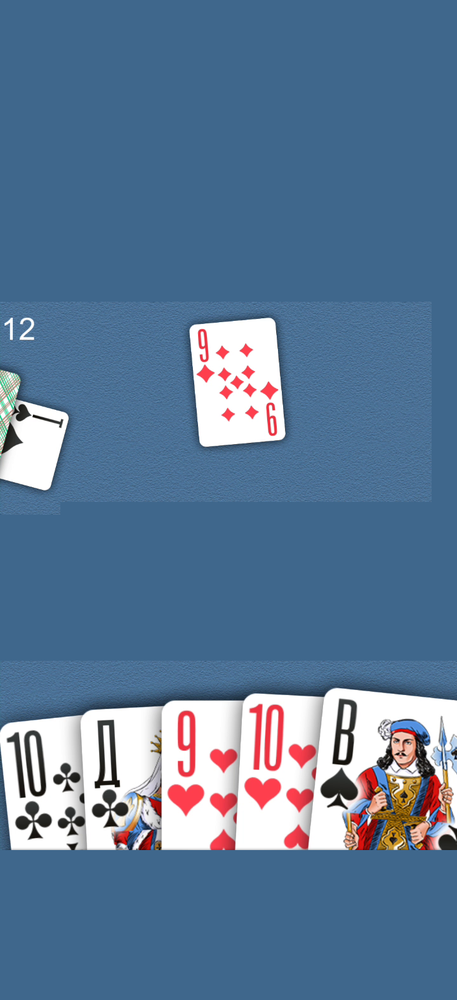
#> input picture durak-lens/app/src/test/resources/vision/02.png, 457 x 1000 px, shrunk from 720 x 1574 before the run
$ python pseudo_label.py ../durak-lens/app/src/test/resources/vision out.png
#> lines starting #> are read from the running program, lines starting #| are printed output that depends on the picture; after the words box and inside, x2 and y2 are one past the last pixel; in counts of white or black regions, pixels touching at a corner belong together
#> in main, image is the input picture: shape (1000, 457, 3); mean B, G, R 150.7, 120.8, 92.3
from __future__ import annotations

import argparse
import math
from pathlib import Path

import cv2
import numpy as np


def dist(a, b):
    return math.hypot(a[0] - b[0], a[1] - b[1])


def norm(v):
    d = math.hypot(v[0], v[1])
    return (v[0] / d, v[1] / d) if d > 1e-6 else (0.0, 0.0)


def dot(a, b):
    return a[0] * b[0] + a[1] * b[1]


def white_fraction(mask, cx, cy, radius):
    h, w = mask.shape
    x1 = max(0, int(cx - radius)); x2 = min(w, int(cx + radius + 1))
    y1 = max(0, int(cy - radius)); y2 = min(h, int(cy + radius + 1))
    if x2 <= x1 or y2 <= y1:
        return 0.0
    return float((mask[y1:y2, x1:x2] > 0).mean())


def pseudo_label(image: np.ndarray):
    """Return a conservative 3-class mask or None.

    This is only a bootstrap tool. It deliberately rejects ambiguous frames.
    Human-reviewed real masks remain the source of truth for final fine-tuning.
    """
    h, w = image.shape[:2]
#> h = 1000; w = 457
    x = int(w * 0.1787); y = int(h * 0.2080)
#> after `x = int(w * 0.1787)`: x = 81
#> after `y = int(h * 0.208)`: y = 208
    right = int(w * 0.8215); bottom = int(h * 0.9410)
#> after `right = int(w * 0.8215)`: right = 375
#> after `bottom = int(h * 0.941)`: bottom = 941
    roi = image[y:bottom, x:right]
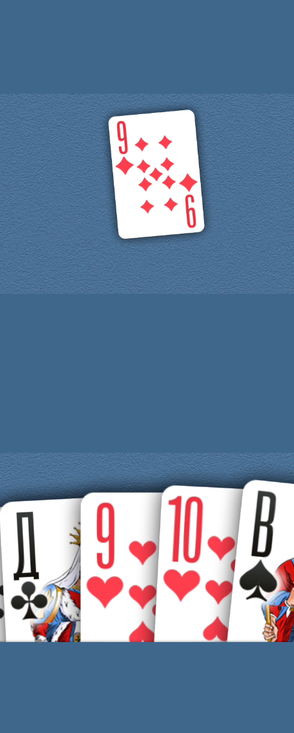
#> roi: shape (733, 294, 3); mean B, G, R 157.2, 129.6, 107.3
    rh, rw = roi.shape[:2]
#> rh = 733; rw = 294
    if rw < 250 or rh < 150:
        return None

    hsv = cv2.cvtColor(roi, cv2.COLOR_BGR2HSV)
#> hsv: shape (733, 294, 3); mean H, S, V 89.4, 109.9, 163.7
    white = cv2.inRange(hsv, (0, 0, 150), (179, 85, 255))
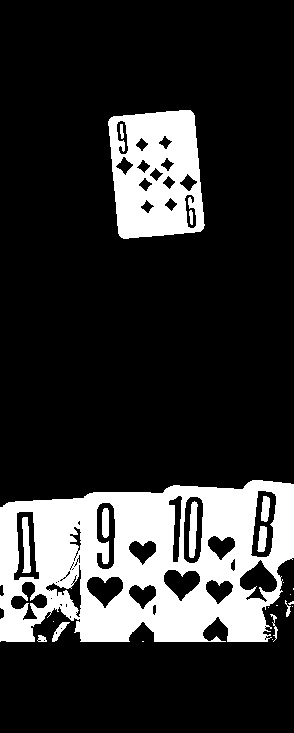
#> white: shape (733, 294); 19.4% white; 23 white regions (10 under 20 px), largest, box (x1, y1, x2, y2) and area: (0, 480, 294, 642) 30927, (108, 110, 205, 239) 9198, (189, 501, 198, 558) 370
    border = max(4, int(rw * 0.008))
#> border = 4
    cv2.rectangle(white, (0, 0), (rw - 1, rh - 1), 0, border)
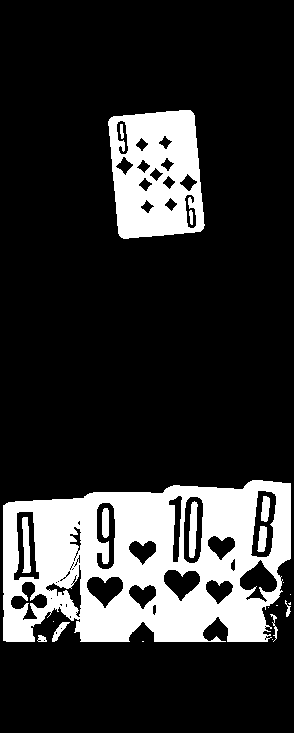
#> white: shape (733, 294); 19.1% white; 21 white regions (8 under 20 px), largest, box (x1, y1, x2, y2) and area: (3, 480, 291, 642) 30360, (108, 110, 205, 239) 9198, (189, 501, 198, 558) 370

    lines = cv2.HoughLinesP(
        white, 1, np.pi / 360.0,
        threshold=18,
        minLineLength=max(35, int(rw * 0.045)),
        maxLineGap=12,
    )
#> lines = 400 rows, first 6: [33, 500, 290, 604], [3, 592, 289, 483], [69, 618, 262, 611], [70, 619, 288, 615], [3, 629, 29, 558], [159, 493, 169, 641]
    if lines is None:
        return None

    segs = []
    for raw in lines[:, 0]:
        p1 = (float(raw[0]), float(raw[1]))
        p2 = (float(raw[2]), float(raw[3]))
        length = dist(p1, p2)
        if length > rw * 0.04:
            segs.append((p1, p2, length))
#> this loop made 400 passes
#> (p1, p2, length) on passes 1 to 3: ((33, 500), (290, 604), 277.2), ((3, 592), (289, 483), 306.1), ((69, 618), (262, 611), 193.1)
#> after the loop, segs = 400 items
    segs.sort(key=lambda s: s[2], reverse=True)
    segs = segs[:50]
#> segs = 50 items

    best = None
    best_score = -1e18
    for seg in segs[:15]:
        if seg[2] < rw * 0.18:
            continue
        for junction, other_end in ((seg[0], seg[1]), (seg[1], seg[0])):
            local = white_fraction(white, junction[0], junction[1], max(12, int(rw * 0.022)))
            if local < 0.04:
                continue

            search = max(10, int(rw * 0.025))
            sample_r = max(5, int(rw * 0.008))
            solid = 0.0
            for yy in range(int(junction[1] - search), int(junction[1] + search) + 1, 4):
                for xx in range(int(junction[0] - search), int(junction[0] + search) + 1, 4):
                    solid = max(solid, white_fraction(white, xx, yy, sample_r))
            # A filled white cue ball is rejected; the contact ring is hollow.
            if solid > 0.82:
                continue

            score = seg[2] + local * rw * 0.30 - solid * rw * 0.20
            if score > best_score:
                best_score = score
                best = (seg, junction, other_end)
#> this loop made 15 passes
#> seg on passes 3 to 14: ((3, 591), (284, 483), 301), ((3, 596), (284, 488), 301), ((3, 586), (281, 482), 296.8), ((4, 589), (281, 483), 296.6), ((3, 514), (265, 641), 291.2), ((3, 506), (290, 547), 289.9), ((3, 578), (276, 482), 289.4), ((3, 571), (272, 481), 283.7), ((3, 565), (270, 481), 279.9), ((3, 564), (268, 481), 277.7), ((33, 500), (290, 604), 277.2), ((3, 570), (265, 483), 276.1)
#> seg on passes 1 to 2: ((3, 592), (289, 483), 306.1), ((4, 593), (289, 484), 305.1)

    if best is None:
        return None

    incoming_seg, junction, other_end = best
    incoming = norm((junction[0] - other_end[0], junction[1] - other_end[1]))
    branches = []
    for seg in segs:
        if seg is incoming_seg or seg[2] > rw * 0.14 or seg[2] < rw * 0.012:
            continue
        d1 = dist(seg[0], junction); d2 = dist(seg[1], junction)
        if min(d1, d2) > rw * 0.04:
            continue
        near, far = (seg[0], seg[1]) if d1 <= d2 else (seg[1], seg[0])
        outward = norm((far[0] - junction[0], far[1] - junction[1]))
        if dot(outward, incoming) < -0.35:
            continue
        if dist(far, junction) < rw * 0.015:
            continue
        quality = seg[2] - min(d1, d2) * 0.30
        branches.append((quality, near, far, outward))
#> this loop made 50 passes

    branches.sort(key=lambda b: b[0], reverse=True)
    kept = []
    for branch in branches:
        duplicate = False
        for old in kept:
            cosine = max(-1.0, min(1.0, dot(branch[3], old[3])))
            angle = math.degrees(math.acos(cosine))
            if angle < 8.0:
                duplicate = True
                break
        if not duplicate:
            kept.append(branch)
        if len(kept) == 2:
            break
#> this loop made 0 passes

    if not kept:
        return None

    result = np.zeros((h, w), np.uint8)
    thickness = max(3, int(rw * 0.004))

    def gp(p):
        return (int(round(p[0] + x)), int(round(p[1] + y)))

    cv2.line(result, gp(other_end), gp(junction), 1, thickness, cv2.LINE_8)
    for _, near, far, _ in kept:
        cv2.line(result, gp(near), gp(far), 1, thickness, cv2.LINE_8)
    ring_r = max(10, int(rw * 0.016))
    cv2.circle(result, gp(junction), ring_r, 2, thickness, cv2.LINE_8)
    return result


def main() -> None:
    ap = argparse.ArgumentParser()
    ap.add_argument("images", type=Path)
    ap.add_argument("output", type=Path)
    args = ap.parse_args()

    out_images = args.output / "images"
    out_masks = args.output / "masks"
    out_images.mkdir(parents=True, exist_ok=True)
    out_masks.mkdir(parents=True, exist_ok=True)

    accepted = 0
    rejected = 0
    for image_path in sorted(args.images.iterdir()):
        if image_path.suffix.lower() not in {".jpg", ".jpeg", ".png", ".webp"}:
            continue
        image = cv2.imread(str(image_path), cv2.IMREAD_COLOR)
        if image is None:
            continue
        mask = pseudo_label(image)
        if mask is None:
            rejected += 1
            continue
        cv2.imwrite(str(out_images / f"{image_path.stem}.jpg"), image, [cv2.IMWRITE_JPEG_QUALITY, 94])
        cv2.imwrite(str(out_masks / f"{image_path.stem}.png"), mask)
        accepted += 1
#> pass 2 of the loop in main, `for image_path in sorted(args.images.iterdir()):`:
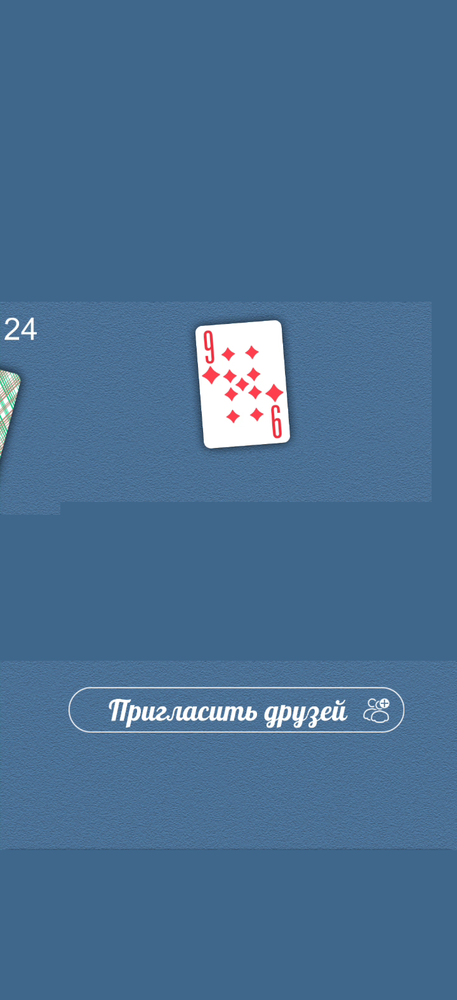
#> input picture durak-lens/app/src/test/resources/vision/04.png, 457 x 1000 px, shrunk from 720 x 1574 before the run
#> in main, image is the input picture: shape (1000, 457, 3); mean B, G, R 145.8, 110.3, 73
#> in pseudo_label (call 2), `roi = image[y:bottom, x:right]`:
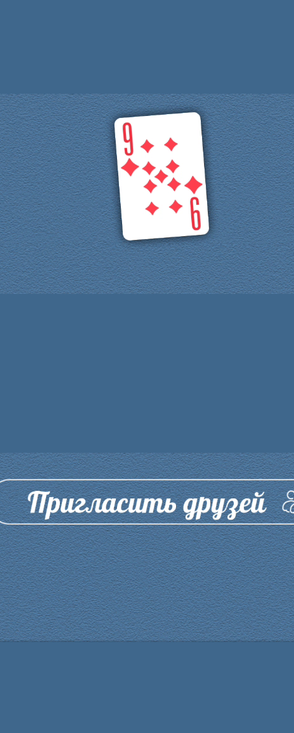
#> roi: shape (733, 294, 3); mean B, G, R 149.7, 115.2, 80.1
#> hsv: shape (733, 294, 3); mean H, S, V 101, 126, 150.7
#> in pseudo_label (call 2), `white = cv2.inRange(hsv, (0, 0, 150), (179, 85, 255))`:
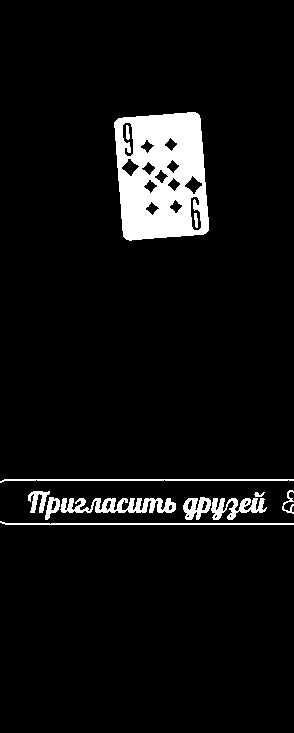
#> white: shape (733, 294); 6.1% white; 12 white regions, largest, box (x1, y1, x2, y2) and area: (114, 112, 209, 241) 9204, (60, 498, 176, 513) 1128, (211, 498, 267, 520) 634
#> the loop in pseudo_label (call 2), `for raw in lines[:, 0]:` made 131 passes
#> raw on passes 1 to 8: [131, 240, 176, 113], [3, 480, 290, 480], [5, 524, 290, 524], [31, 510, 263, 500], [30, 511, 264, 511], [124, 237, 169, 114], [3, 523, 290, 523], [150, 238, 196, 113]
#> the loop in pseudo_label (call 2), `for seg in segs[:15]:` made 15 passes
#> seg on passes 1 to 8: ((3, 480), (290, 480), 287), ((3, 523), (290, 523), 287), ((4, 479), (290, 479), 286), ((5, 524), (290, 524), 285), ((30, 511), (264, 511), 234), ((31, 510), (263, 500), 232.2), ((31, 508), (263, 498), 232.2), ((34, 509), (264, 499), 230.2)
#> the loop in pseudo_label (call 2), `for seg in segs:` made 50 passes

    print(f"accepted={accepted} rejected={rejected} output={args.output}")


if __name__ == "__main__":
    main()
